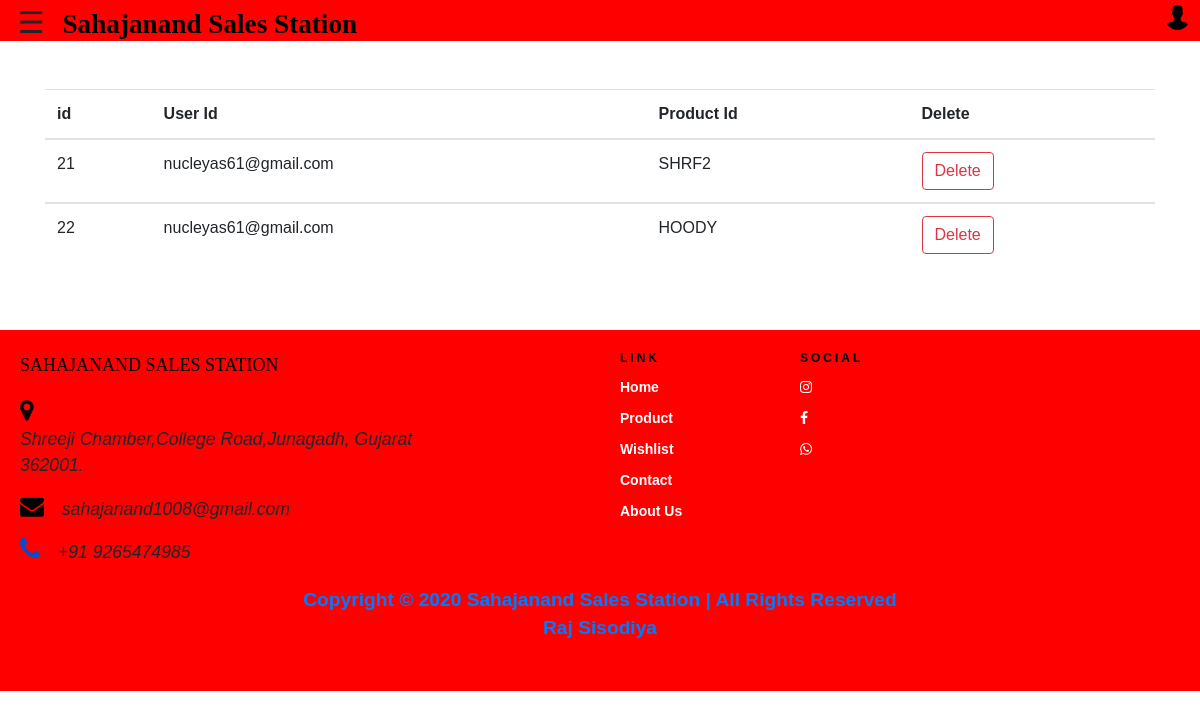
Screenshot of /Nilkanth/page/wishlist.php (signed in) with the database file from the repository.
### tables this page shows
CREATE TABLE `wishlist` (
  `id` int(11) NOT NULL,
  `uid` varchar(50) NOT NULL,
  `pid` varchar(50) NOT NULL
);

### Nilkanth/page/wishlist.php (the view, shortened to what this page needs)
<?php
if(isset($_SESSION['admin']))
{    ?>
<!DOCTYPE html>
<html>
<head>
<link rel="stylesheet" href="https://maxcdn.bootstrapcdn.com/bootstrap/4.3.1/css/bootstrap.min.css">
</head>
<body >
    <?php include"header.php"; ?>
    <br><br>
        <div class="container">
                    <div class="table-responsive">
                        <table class="table table-hover">
                            <thead>
                            <tr>
                                <th>id</th>
                                <th>User Id</th>
                                <th>Product Id</th>
                                <th>Delete</th>
                            </tr>
                            </thead>
        <?php
            $con=mysqli_connect("127.0.0.1","root","","Sahajanand");
            $s=mysqli_query($con,"select * from wishlist");
            while($r=mysqli_fetch_array($s))
                    {
        ?>
                            <tbody>
                            <tr>
                                <td><?php echo $r['id']; ?></td>
                                <td><?php echo $r['uid']; ?></td>
                                <td><?php echo $r['pid']; ?></td>
                                <td>
                                    <a href="delwishlist.php?id=<?php echo $r['id'];?>" class="btn btn-outline-danger">Delete</a>
                                </td>
                            </tr>
        <?php } ?>
                        </tbody>
                    </table>
                </div>
            </div>
            <br><br>
            <?php include"footer.php"; ?>
</body>
</html>
<?php
}
else
{
    header("Location:../index.php");
}
?>

### Nilkanth/css/header-menu.css (style rules this page uses)
a { text-decoration: none; }

### Nilkanth/page/header.php (style rules this page uses)
a { text-decoration:none; }

### Nilkanth/page/footer.php (style rules this page uses)
body { margin: 0; padding: 0; font-family: Arial, Helvetica, Sans-serif; }

### rows the page displays
wishlist: id "21", uid "nucleyas61@gmail.com", pid "SHRF2"
wishlist: id "22", uid "nucleyas61@gmail.com", pid "HOODY"
